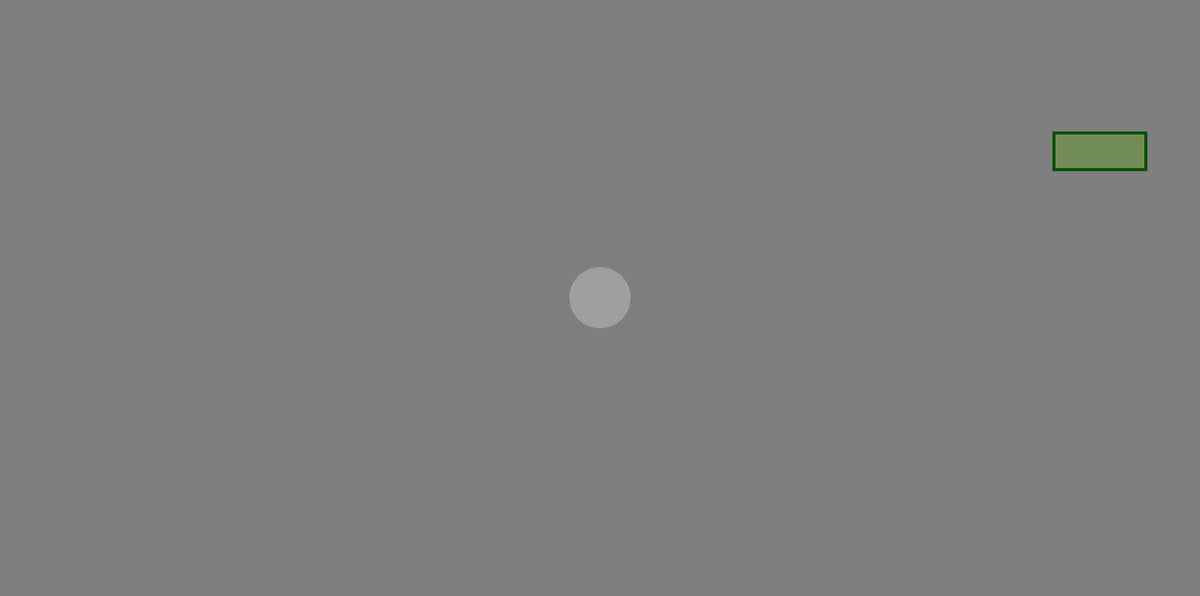
Frame 1 (no input)
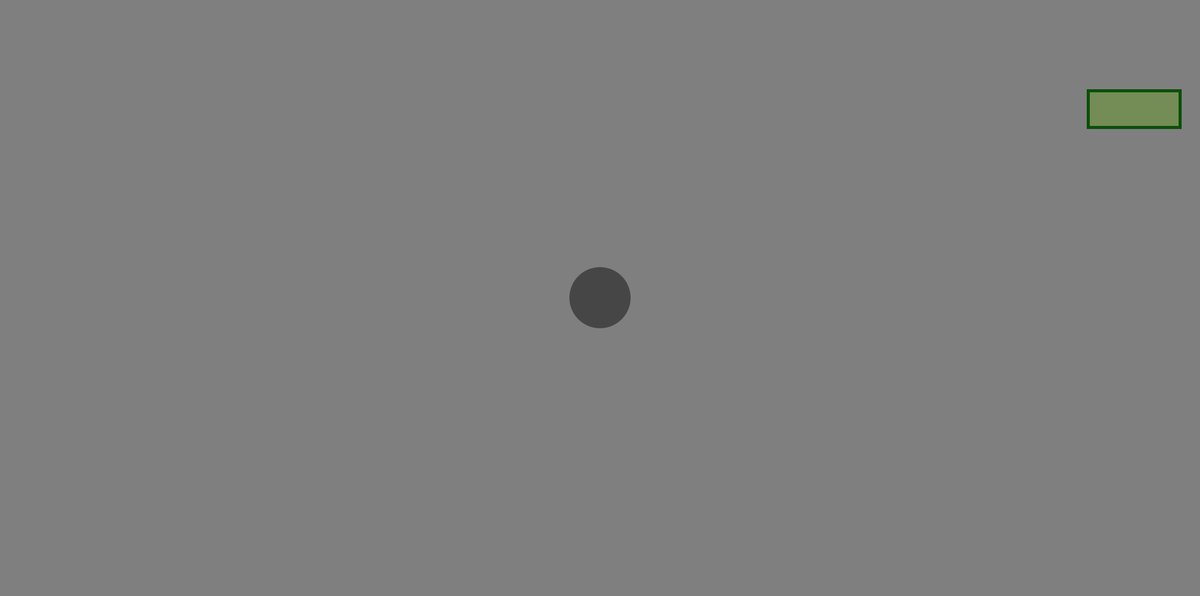
Frame 60 (the mouse pressed at the canvas centre just before this capture)
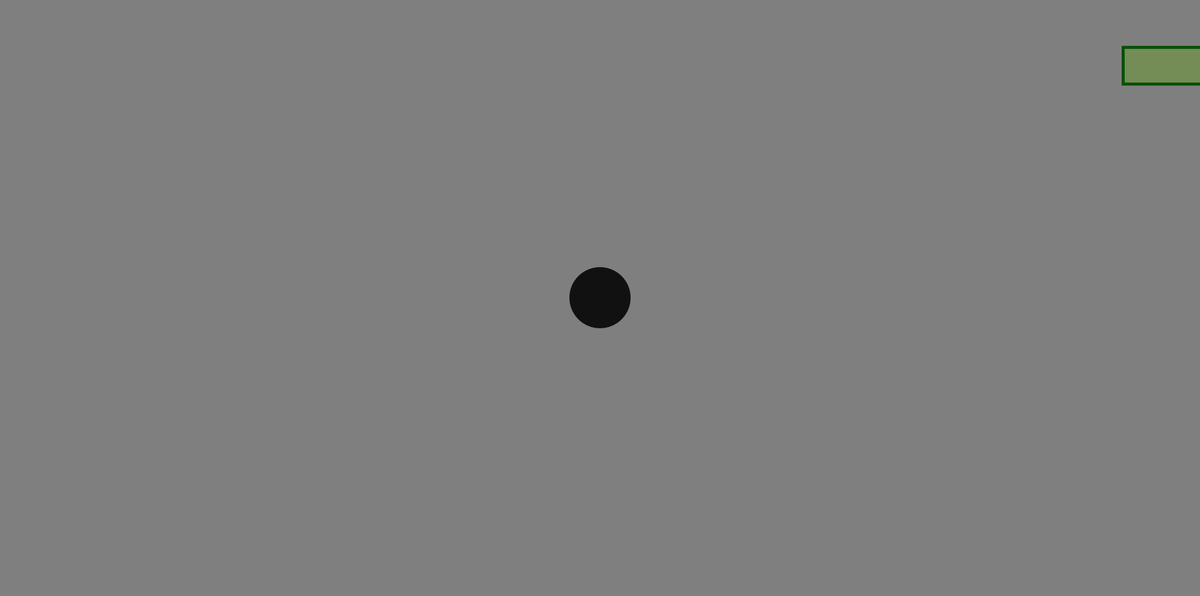
Frame 120 (the mouse held since frame 60 and released just before this capture)

The Processing sketch that drew these frames (run headless with seeded random() and noise(); from frame 60 on, the mouse is pressed at the canvas centre):

// Processing sketch: sketch_250516jGenesisProbe
// ── sketch_250516jGenesisProbe.pde
// ----  GLOBALS  ------------------------------------------------------------
float x, y, w, h;          // square position & size
float spdX, spdY;          // square velocity
color fillCol, strokeCol;  // square colors

// ellipse (‘ground‑station’) -----------------------------------------------
float ellX, ellY;
float ellSize = 100;

// circle flicker (low‑pass random) -----------------------------------------
float grayNow  = random(255);
float grayNext = random(255);
float lerpAmt  = 0.05;                   // ← tweak flicker speed
float[] speeds = {0.01, 0.05, 0.15, 0.30};

// connection / triangle -----------------------------------------------------
boolean connected     = false;          // current state
float  brightnessThreshold = 200;       // trigger level

// dynamic‑vertex helpers ----------------------------------------------------
float dynPhase = 0;                     // running angle for sine‑wave offset
float dynAmp   = 30;                    // magnitude of the wiggle

// delta‑wing (fast interceptor) --------------------------------------------
boolean wingActive  = false;            // is plane flying
PVector wingPos, wingVel, wingTarget;   // kinematics
float   wingSpeed   = 30;               // pixels per frame (fast!)

void setup() {
  size(1960, 975);
  initSquare();
  ellX = width/2;
  ellY = height/2;
}

void draw() {
  background(127);

  // ------------- 1.  update the circle brightness -------------------------
  grayNow = lerp(grayNow, grayNext, lerpAmt);

  if (abs(grayNow - grayNext) < 1) {            // reached target
    grayNext = random(255);                     // pick new brightness
    lerpAmt  = speeds[int(random(speeds.length))];
    
    // check connection trigger
    boolean newConnected = grayNext > brightnessThreshold;
    
    // spawn delta‑wing on rising edge only
    if (newConnected && !connected) spawnWing();
    connected = newConnected;
  }

  // ------------- 2.  draw the circle --------------------------------------
  fill(grayNow);
  noStroke();
  ellipse(ellX, ellY, ellSize, ellSize);

  // ------------- 3.  draw / move the square ------------------------------
  fill(fillCol);
  stroke(strokeCol);
  strokeWeight(5);
  rect(x, y, w, h);
  x += spdX;
  y += spdY;
  if (x > width || x + w < 0 || y > height || y + h < 0) initSquare();

  // ------------- 4.  dynamic triangle connection -------------------------
  if (connected) {
    // compute centres
    PVector cirCtr = new PVector(ellX, ellY);
    PVector sqCtr  = new PVector(x + w/2, y + h/2);

    // ---- dynamic vertex logic ----                                        //modelcom
    // We jitter the apex of the triangle along the square’s X‑axis using    //modelcom
    // a sine wave: offset = sin(time)*amp.  Try different dynAmp speeds.    //modelcom
    dynPhase += 0.1;                               
    float dynOffset = sin(dynPhase) * dynAmp;                           
    PVector apex = new PVector(sqCtr.x + dynOffset, sqCtr.y);  // moves sideways

    // perpendicular for circle base
    PVector v      = PVector.sub(apex, cirCtr).normalize();
    PVector perp   = new PVector(-v.y, v.x).mult(20);          // base half‑width
    PVector p2     = PVector.add(cirCtr, perp);
    PVector p3     = PVector.sub(cirCtr, perp);

    noStroke();
    fill(0, 255, 0, 80);
    beginShape();
    vertex(apex.x, apex.y);
    vertex(p2.x,  p2.y);
    vertex(p3.x,  p3.y);
    endShape(CLOSE);
  }

  // ------------- 5.  update & draw delta‑wing ----------------------------
  if (wingActive) {
    wingPos.add(wingVel);
    if (wingPos.dist(wingTarget) < wingSpeed) wingActive = false;

    // draw tiny delta oriented with velocity
    pushMatrix();
    translate(wingPos.x, wingPos.y);
    rotate(atan2(wingVel.y, wingVel.x));
    fill(255, 50, 0);
    noStroke();
    beginShape();
    vertex(-12, -6);
    vertex(14, 0);
    vertex(-12,  6);
    endShape(CLOSE);
    popMatrix();
  }
}

// ------------------  HELPER FUNCTIONS  -------------------------------------

void initSquare() {
  w = 150; h = 60;
  x = random(width - w);
  y = random(height - h);
  spdX = random(-1.2, 1.3);
  spdY = random(-3.2, 3.2);
  if (spdX == 0 && spdY == 0) { spdX = 1; spdY = 1; }
  fillCol   = color(random(255), random(255), random(255));
  strokeCol = color(random(115), 80, random(45));
}

void spawnWing() {                                           //modelcom
  /*  Creates a plane at the circle’s centre, points it at the                //modelcom
      square, calculates a velocity that will reach the target quickly, and   //modelcom
      sets wingActive so draw() will animate it every frame.                  //modelcom
  */                                                                          //modelcom
  wingPos    = new PVector(ellX, ellY);
  wingTarget = new PVector(x + w/2, y + h/2);
  PVector dir = PVector.sub(wingTarget, wingPos).normalize();
  wingVel    = dir.mult(wingSpeed);
  wingActive = true;
}
